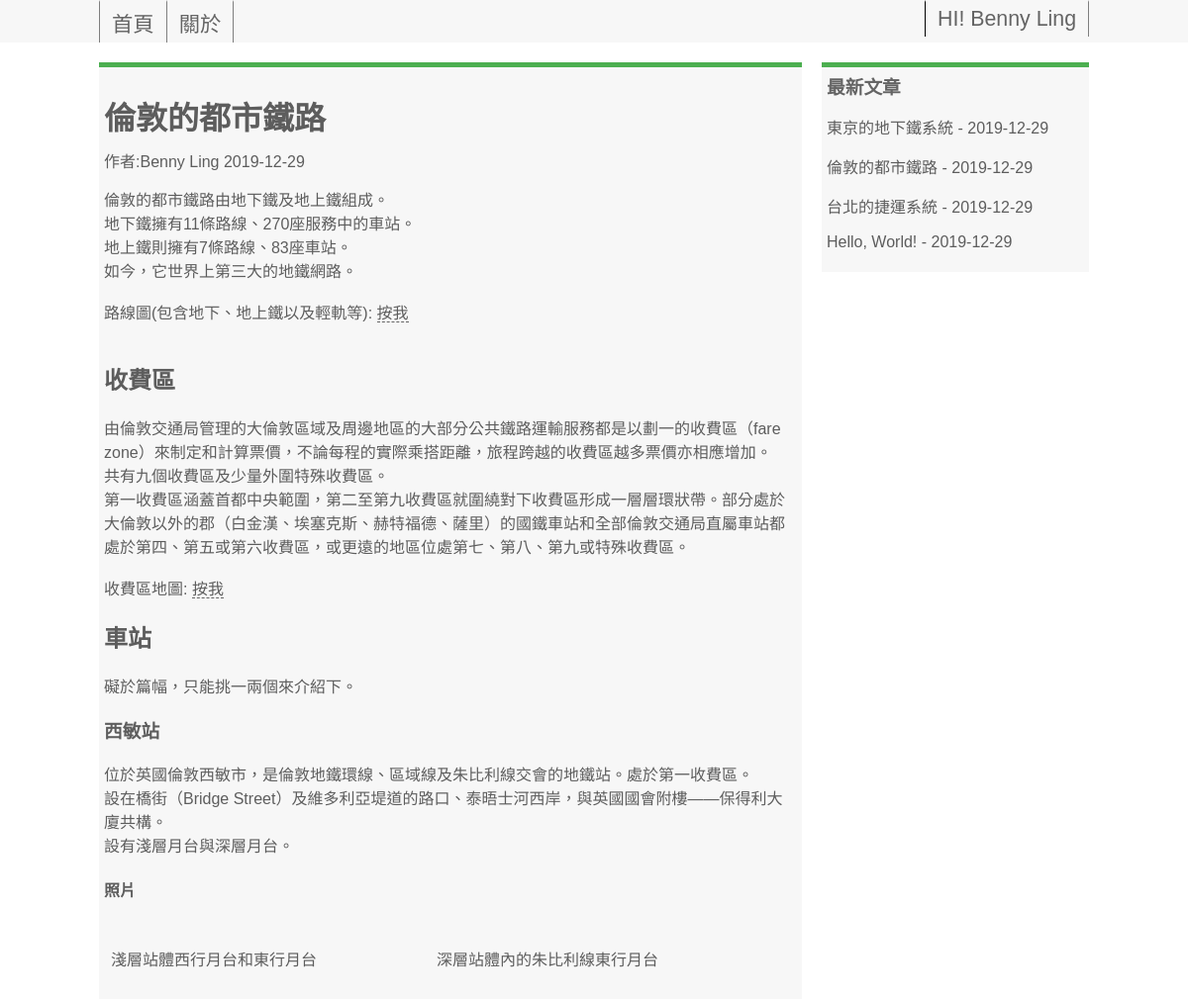
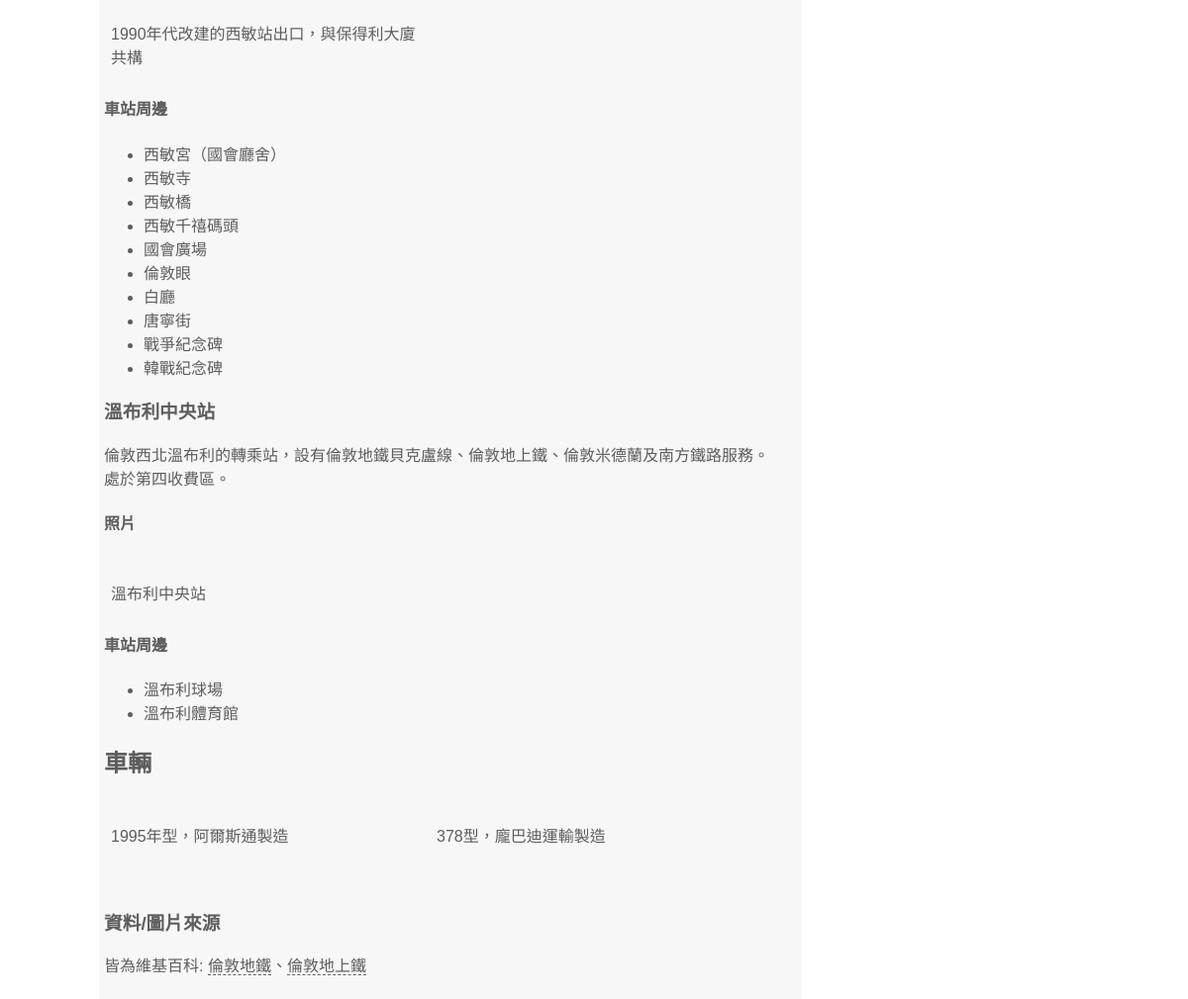
Screenshot of /index.php?id=3 (signed in) with the database file from the repository (2 pictures, top to bottom).
### tables this page shows
CREATE TABLE `posts` (
  `post_id` int(11) NOT NULL AUTO_INCREMENT,
  `title` text,
  `content` text,
  `descr` text,
  `user` varchar(20) DEFAULT NULL,
  `pdate` date DEFAULT NULL,
  PRIMARY KEY (`post_id`)
);

CREATE TABLE `users` (
  `username` varchar(20) NOT NULL,
  `password` varchar(40) NOT NULL,
  `nickname` text NOT NULL,
  `isadmin` int(11) NOT NULL DEFAULT '0'
);

### index.php (the view, shortened to what this page needs)
<?php
require_once("config/sqlconnect.php");
$sql = "SELECT post_id, title, descr, pdate from posts order by post_id desc;";
$result = mysqli_query($con, $sql);
$news = array();
while($row = mysqli_fetch_assoc($result)) {
    array_push($news, $row);
}
?>
<!DOCTYPE html>
<html lang="zh-tw">
<head>
    <link rel="stylesheet" type="text/css" media="screen" href="css/main.css" />
</head>
<body>
    <div class="nav">
        <div class="container">
            <ul>
                <li <?php echo !isset($_GET['id']) && !isset($_GET['page']) ? 'class="active"' : ''; ?>><a href="index.php">首頁</a></li>
                <li <?php echo @$_GET['page']=='about' ? 'class="active"' : ''; ?>><a href="index.php?page=about">關於</a></li>
                <li style="float:right; border-left: black 1px solid;">
                <?php
                    if (isset($_SESSION['username'])) {
                        echo "<a href=\"admin/index.php\">HI! ".$_SESSION['nickname']."</a>";
                    } else {
                        echo "<a href=\"login.php\">登入</a>";
                    }
                ?>
                </li>
            </ul>
        </div>
    </div>
    <div class="container" id="mainframe">
        <div id="page">
            <?php
            if (isset($_GET['page']) && $_GET['page']=='about') {
                echo file_get_contents("page/about.html");
            } else if (isset($_GET['id'])) {
                $sql = "SELECT title, content, pdate, nickname from posts, users where username = user AND post_id='".$_GET['id']."';";
                if (mysqli_num_rows($result = mysqli_query($con, $sql))) {
                    $row = mysqli_fetch_assoc($result);
                    echo "<div class=\"post\">";
                    echo "<div class=\"title\"><h1>".$row['title']."</h1></div>";
                    echo "<div class=\"time\">作者:".$row['nickname']." <span>".$row['pdate']."</span></div>";
                    echo "<div class=\"content\">".$row['content']."</div>";
                    echo "</div>";
                } else {
                    echo "404 Not Found.";
                }
            } else {
                foreach ($news as $key) {
                    echo "<div class=\"preview\"><h1><a href=\"index.php?id=".$key['post_id']."\">".$key['title']."</a></h1><div>".$key['descr']."</div></div>";
                }
            }
            ?>
        </div>
        <div class="menu">
            <div>
                <h3>最新文章</h3>
                <div id="news">
                    <?php
                    foreach ($news as $key) {
                        echo "<p><a href=\"index.php?id=".$key['post_id']."\">".$key['title']." - ".$key['pdate']."</a></p>";
                    }
                    ?>
                </div>
            </div>
        </div>
    </div>
</body>
</html>

### css/main.css (style rules this page uses)
html, body { margin: 0; padding: 0; font-family: '微軟正黑體', Arial, Helvetica, sans-serif; color: #646464; }
.nav { width: 100%; font-size: 16pt; background-color: #f7f7f7; }
.container { width: 1000px; margin-left: auto; margin-right: auto; }
.nav ul { list-style-type: none; margin: 0; padding: 0; overflow: hidden; }
.nav ul > li { float: left; border-right: 1px solid #7f7f7f; border-top: 2px solid #00000000; }
.nav ul > li:first-child { border-left: 1px solid #7f7f7f; }
.nav ul > li > a { display: block; color: #646464; text-align: center; padding: 5px 12px; text-decoration: none; }
#mainframe { margin-top: 20px; }
#mainframe > div { float: left; padding: 5px; border-top: 5px solid #4caf50; }
#mainframe > #page { width: 70%; background-color: #f7f7f7; }
#mainframe > .menu { margin-left: 2%; width: 26%; background-color: #f7f7f7; }
.menu h3 { margin: 0; }
#news a { color: #5d5d5d; text-decoration: none; }
.post { color: #5d5d5d; }
.post > .title > h1 { margin-bottom: 10px; }
.post > .content { padding-top: 15px; }
.post > .content a { color: #5d5d5d; text-decoration: none; border-bottom: 1px dashed #646464; }

### rows the page displays
posts: title "倫敦的都市鐵路", users.nickname "Benny Ling", pdate "2019-12-29", content "倫敦的都市鐵路由地下鐵及地上鐵組成。 地下鐵擁有11條路線、270座服務中的車站。 地上鐵則擁有7條路線、83座車站。 如今，它世界上第三大的地鐵網路。 路線圖(包含地下、地上鐵以及輕軌等): 按我 收費區 由倫敦交通局管理的大倫敦區域及周邊地區的大部分公共鐵路運輸服務都是以劃一的收費區（fare zone）來制定和計算票價，不論每程的實際乘搭距離，旅程跨越的收費區越多票價亦相應增加。 共有九個收費區及少量外圍特殊收費區。 第一收費區涵蓋首都中央範圍，第二至第九收費區就圍繞對下收費區形成一層層環狀帶。部分處於大倫敦以外的郡（白金漢、埃塞克斯、赫特福德、薩里）的國鐵車站和全部倫敦交通局直屬車站都處於第四、第五或第六收費區，或更遠的地區位處第七、第八、第九或特殊收費區。 收費區地圖: 按我 車站 礙於篇幅，只能挑一兩個來介紹下。 西敏站 位於英國倫敦西敏市，是倫敦地鐵環線、區域線及朱比利線交會的地鐵站。處於第一收費區。 設在橋街（Bridge Street）及維多利亞堤道的路口、泰晤士河西岸，與英國國會附樓——保得利大廈共構。 設有淺層月台與深層月台。 照片 淺層站體西行月台和東行月台 深層站體內的朱比利線東行月台 1990年代改建的西敏站出口，與保得利大廈共構 車站周邊 西敏宮（國會廳舍） 西敏寺 西敏橋 西敏千禧碼頭 國會廣場 倫敦眼 白廳 唐寧街 戰爭紀念碑 韓戰紀念碑 溫布利中央站 倫敦西北溫布利的轉乘站，設有倫敦地鐵貝克盧線、倫敦地上鐵、倫敦米德蘭及南方鐵路服務。 處於第四收費區。 照片 溫布利中央站 車站周邊 溫布利球場 溫布利體育館 車輛 1995年型，阿爾斯通製造…"
posts: title "東京的地下鐵系統", pdate "2019-12-29"
posts: title "台北的捷運系統", pdate "2019-12-29"
posts: title "Hello, World!", pdate "2019-12-29"

### other values shown
$_SESSION['nickname'] "Benny Ling"
